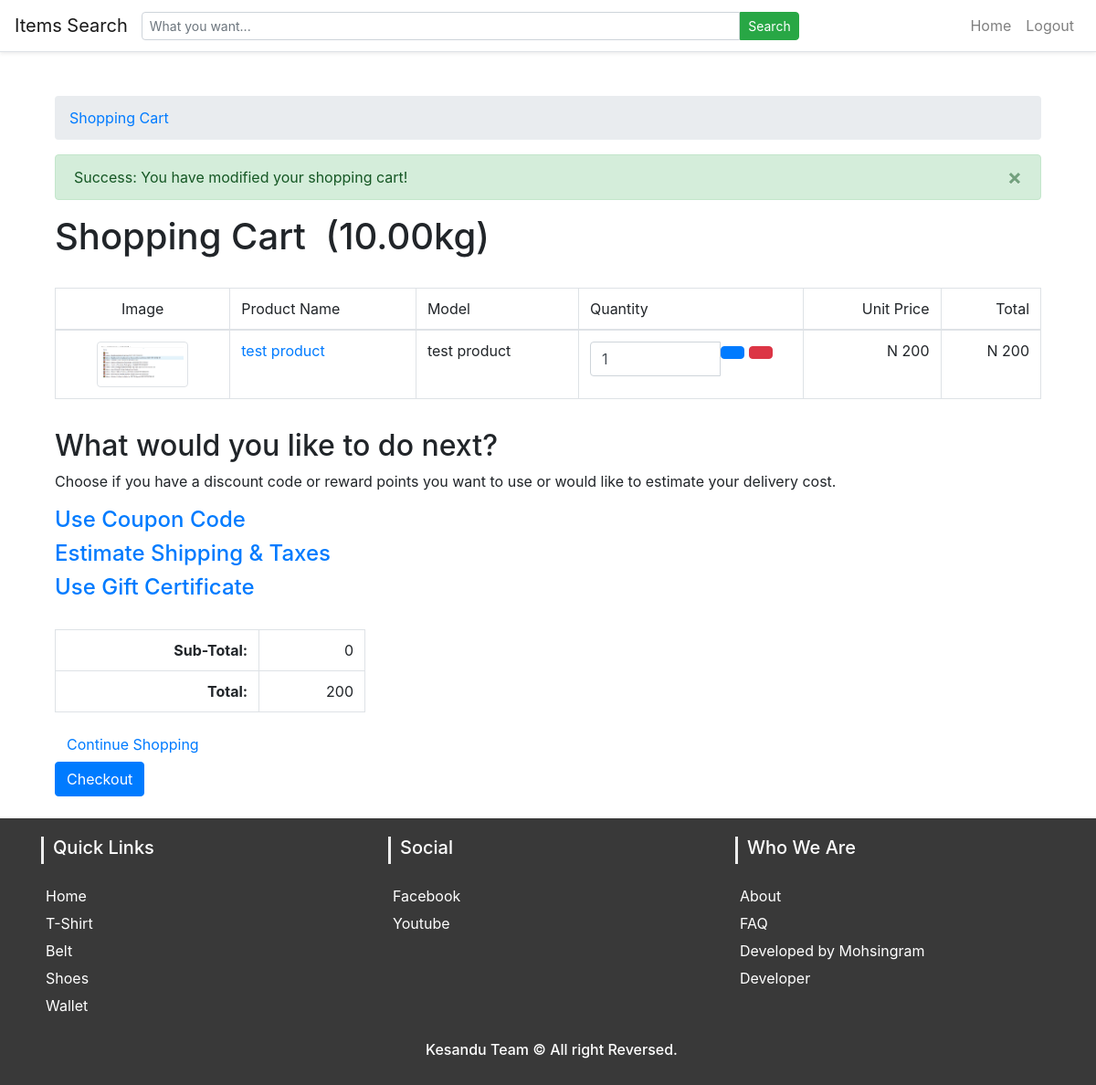
Before: /my_cart (signed in) with the older database file.
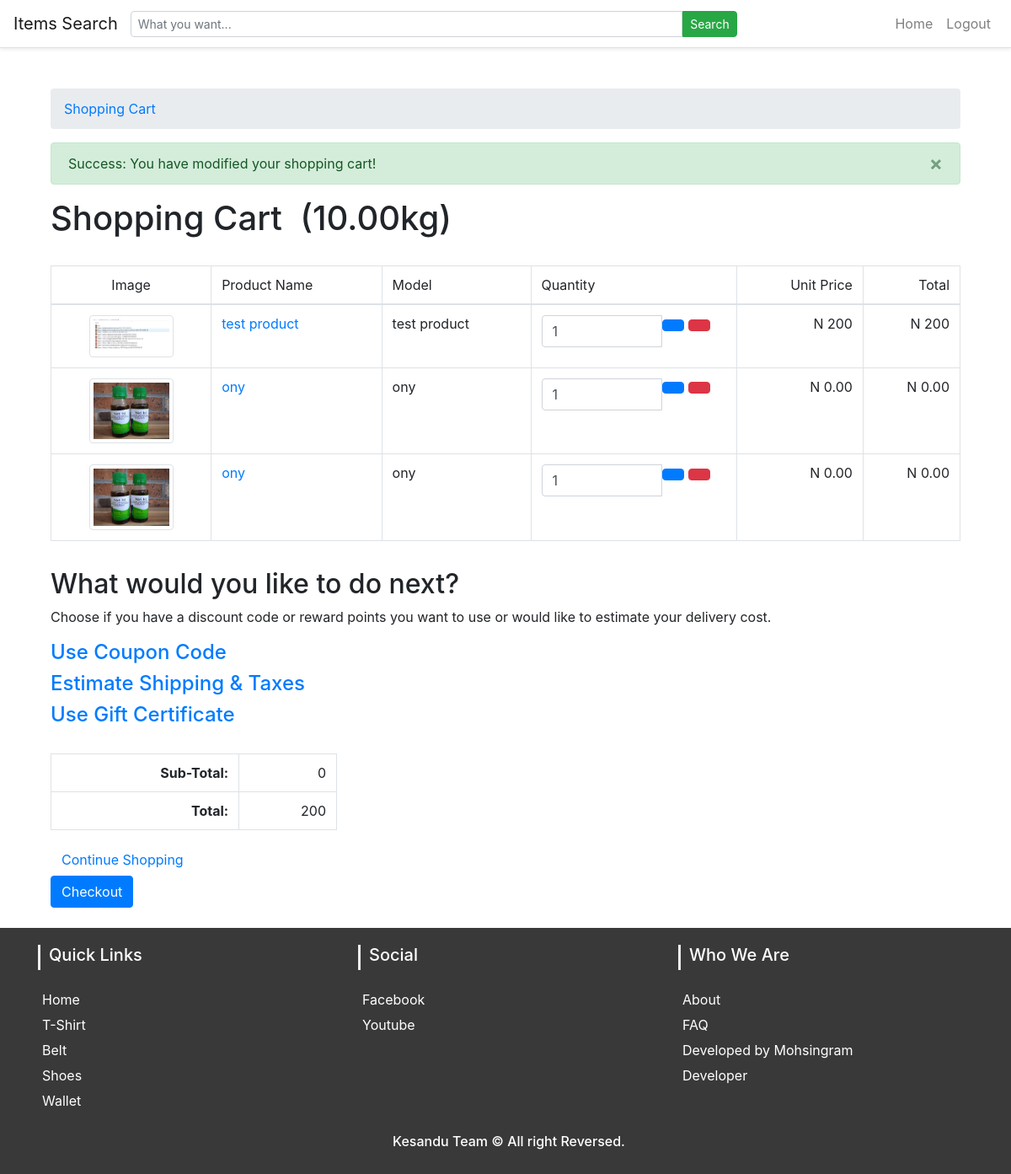
After: the same page with the newer database file.
### kesandu/frontend/models.py (models this page shows, shortened)
class Cart(db.Model):
    id = Column(INTEGER(11), nullable=True, primary_key = True)
    api_id = Column(INTEGER(11), nullable = True)
    customer_id = Column(INTEGER(11), nullable = False)
    session_id  = Column(VARCHAR(32), nullable = True)
    product_id = Column(INTEGER(11), nullable = False)
    seller_id = Column(INTEGER(11), ForeignKey('sellers.id'), nullable = False)
    recurring_id = Column(INTEGER(11), nullable = True)
    option = Column(TEXT, nullable = True)
    quantity = Column(INTEGER(5), nullable = False)
    date_added = Column(db.DateTime, nullable=False, default = datetime.utcnow)

class Product(db.Model):
    __tablename__ = 'products'
    id = Column(INTEGER(11), primary_key=True, nullable = False)
    seller_id = Column(INTEGER(11), db.ForeignKey('sellers.id'), nullable=False)
    model = Column(VARCHAR(64), nullable = False)
    sku = Column(VARCHAR(64), nullable = True)
    upc = Column(VARCHAR(12), nullable = True)
    ean = Column(VARCHAR(14), nullable = True)
    jan = Column(VARCHAR(13), nullable = True)
    isbn = Column(VARCHAR(17), nullable = True)
    mpn = Column(VARCHAR(64), nullable = True)
    location = Column(VARCHAR(128), nullable = False, default = 0)
    quantity  = Column(INTEGER(4), nullable = False, default = 0)
    stock_status_id  = Column(INTEGER(11), nullable = False)
    image = Column(VARCHAR(255), nullable = False)
    manufacturer_id  = Column(INTEGER(11), nullable = True)
    shipping  = Column(INTEGER(1), nullable = False, default = 1)
    price  = Column(db.String(15), nullable = False, default = 0.0000)
    points  = Column(INTEGER(8), nullable = False, default = 0)
    tax_class_id  = Column(INTEGER(11), nullable = False)
    date_available = Column(DATE, nullable = False, default = 0000-00-00)
    weight  = Column(db.String(15), nullable = False, default = 0.00000000)
    weight_class_id  = Column(INTEGER(11), nullable = False, default = 0)
    length  = Column(db.String(15), nullable = False, default = 0.00000000)
    width  = Column(db.String(15), nullable = False, default = 0.00000000)
    height  = Column(db.String(15), nullable = False, default = 0.00000000)
    length_class_id  = Column(INTEGER(11), nullable = False, default = 0)
    subtract  = Column(INTEGER(1), nullable = False, default = 1)
    minimum  = Column(INTEGER(11), nullable = False, default = 1)
    sort_order = Column(INTEGER(11), nullable = False, default = 0)
    status  = Column(INTEGER(1), nullable = False, default = 0)
    viewed = Column(INTEGER(5), nullable = False, default = 0)
    date_added = Column(db.DateTime, nullable = False)
    date_modified = Column(db.DateTime, nullable = False)

class ProductDescription(db.Model):
    id = Column(INTEGER(11), nullable=False, primary_key = True)
    language_id = Column(INTEGER(11), ForeignKey("language.id"), nullable=False)
    product_id = Column(INTEGER(11), ForeignKey("products.id"), nullable=False, unique = True)
    name = Column(VARCHAR(250), nullable=False)
    description = Column(TEXT, nullable=False)
    tag = Column(TEXT, nullable=False)
    meta_title = Column(VARCHAR(255), nullable=False)
    meta_description = Column(VARCHAR(255), nullable=False)
    meta_keyword = Column(VARCHAR(255), nullable=False)

### kesandu/frontend/routes.py (the view)
@bp.route("/my_cart", methods = ["GET", "POST"])
def fe_my_cart():
    stmt = text("SELECT c.customer_id, c.product_id, c.seller_id, c.quantity,\
        p.price, p.image, pdesc.name \
            FROM cart AS c \
                JOIN products p  ON p.id = c.product_id \
                    JOIN product_description pdesc ON p.id = pdesc.product_id \
                        WHERE c.customer_id = :customer_id")
    stmt = stmt.bindparams(customer_id = current_user.id) # , pdesc_id = product_id)
    cart = db.engine.execute(stmt).all()
    price = text("SELECT SUM(p.price * c.quantity) as total FROM products AS p \
                JOIN cart AS c  ON p.id = c.product_id \
                        WHERE c.customer_id = :customer_id")
    price = price.bindparams(customer_id = current_user.id) # , pdesc_id = product_id)
    total_price = db.engine.execute(price).all()
    data = {
        'title' : 'Page title',
        'cart': cart,
        'total' : total_price
    }
    return render_template('frontend/cart.html', data = data)

### kesandu/sellers/models.py (called while the page is built)
@login.user_loader
def load_user(id):
    return Seller.query.get(int(id))

### kesandu/frontend/templates/frontend/cart.html (shortened to what this page needs)
{% extends 'frontend/layout.html' %}
{% block body %}
<br/><br/>
<div class="container">
  <ul class="breadcrumb">
        <li><a href="#">Shopping Cart</a></li>
      </ul>
      <div class="alert alert-success alert-dismissible">Success: You have modified your shopping cart!
    <button type="button" class="close" data-dismiss="alert">&times;</button>
  </div>
      <div class="row">
                <div id="content" class="col-sm-12">
      <h1>Shopping Cart &nbsp;(10.00kg)
         </h1>
      <form action="http://localhost/market/index.php?route=checkout/cart/edit" method="post" enctype="multipart/form-data">
        <div class="table-responsive">
          <table class="table table-bordered">
            <thead>
              <tr>
                <td class="text-center">Image</td>
                <td class="text-left">Product Name</td>
                <td class="text-left">Model</td>
                <td class="text-left">Quantity</td>
                <td class="text-right">Unit Price</td>
                <td class="text-right">Total</td>
              </tr>
            </thead>
            <tbody>
            <br/>
            {% set total = 0 %}
            {% for item in data[cart] %}
              {% set total = total + data['cart']['price'] %}
            {% endfor %}
            {% for item in data['cart'] %}
            <tr>
              <td class="text-center"> <a href="{{url_for('frontend.fe_product', product_id=item.product_id)}}"><img width = 100 height=100 src="{{url_for('frontend.fe_load_image', image=item.image)}}" alt="{{item.name}}" title="{{item.name}}" class="img-thumbnail" /></a> </td>
              <td class="text-left"><a href="http://localhost/market/index.php?route=product/product&amp;product_id=41">{{ item.name }}</a>                                                 </td>
              <td class="text-left">{{ item.name }}</td>
              <td class="text-left"><div class="input-group btn-block" style="max-width: 200px;">
                  <input type="text" name="quantity[1]" value="{{ item.quantity }}" size="1" class="form-control" />
                  <span class="input-group-btn">
                  <button type="submit" data-toggle="tooltip" title="Update" class="btn btn-primary"></button>
                  <button type="button" data-toggle="tooltip" title="Remove" class="btn btn-danger" onclick="cart.remove('1');"></button>
                  </span></div></td>
              <td class="text-right">N {% if item.price == 0.00 or item.price == '' %}0.00{% else %}{{item.price}}{% endif %}</td>
              <td class="text-right">N {% if item.price == 0.00 or item.price == '' %}0.00{% else %}{{ item.price * item.quantity }}{% endif %} </td>
            </tr>
            {% endfor %}
            </tbody>
          </table>
        </div>
      </form>
            <h2>What would you like to do next?</h2>
      <p>Choose if you have a discount code or reward points you want to use or would like to estimate your delivery cost.</p>
      <div class="panel-group" id="accordion">
        <div class="panel panel-default">
          <div class="panel-heading">
            <h4 class="panel-title"><a href="#collapse-coupon" class="accordion-toggle" data-toggle="collapse" data-parent="#accordion">Use Coupon Code </a></h4>
          </div>
</div>
                <div class="panel panel-default">
  <div class="panel-heading">
    <h4 class="panel-title"><a href="#collapse-shipping" class="accordion-toggle" data-toggle="collapse" data-parent="#accordion">Estimate Shipping &amp; Taxes </a></h4>
  </div>
</div>
                <div class="panel panel-default">
  <div class="panel-heading">
    <h4 class="panel-title"><a href="#collapse-voucher" data-toggle="collapse" data-parent="#accordion" class="accordion-toggle">Use Gift Certificate </a></h4>
  </div>
</div>
         </div>
       <br />
      <div class="row">
        <div class="col-sm-4 col-sm-offset-8">
          <table class="table table-bordered">
                        <tr>
              <td class="text-right"><strong>Sub-Total:</strong></td>
              <td class="text-right">{{ total }}</td>
            </tr>
                        <tr>
              <td class="text-right"><strong>Total:</strong></td>
              <td class="text-right">{{ data['total'][0][0] }}</td>
            </tr>
                      </table>
        </div>
      </div>
      <div class="buttons clearfix">
        <div class="pull-left"><a href="{{url_for('frontend.fe_index')}}" class="btn btn-default">Continue Shopping</a></div>
        <div class="pull-right"><a href="http://localhost/market/index.php?route=checkout/checkout" class="btn btn-primary">Checkout</a></div>
      </div>
      </div>
    </div>
</div>
<br/>
{% endblock body %}

### kesandu/frontend/templates/frontend/layout.html (shortened to what this page needs)
<html>
    <head>
        <link rel='stylesheet' href="{{url_for('frontend.static', filename='frontend/css/bootstrap.min.css')}}">
        <link rel="stylesheet" href="https://maxcdn.bootstrapcdn.com/bootstrap/4.1.3/css/bootstrap.min.css">
        <link rel="stylesheet" href="{{ url_for('frontend.static', filename='frontend/css/style.css') }}">
    </head>
    <body style="background-image: url({{ url_for('static', filename='image/') }}); margin-top: 57px">
      {% include 'frontend/includes/_navbar.html' %}
        <div class="container">
            {% block body %}  {% endblock %}
        </div>
    </body>
    {% include 'frontend/includes/_footer.html' %}
</html>

### kesandu/frontend/templates/frontend/includes/_navbar.html (shortened to what this page needs)
<nav class="navbar navbar-expand-lg navbar-light bg-white border-bottom shadow-sm fixed-top">
    <a class="navbar-brand" href="/">Items Search</a>
    <div class="collapse navbar-collapse" id="navbarResponsive">
        <div class="input-group p-0 justify-content-center">
            <form action="/search" method="get" class="w-100 m-0" style="padding-right: 20%;">
                <div class="input-group-append rounded-left">
                    <input type="text" class="form-control rounded-left form-control-sm" autocomplete="off" style="float: left; border-radius: 0;" name="q" placeholder="What you want...">
                    <button class="btn btn-success btn-sm rounded-right" style="border-radius: 0;" type="submit">Search</button>
                </div>
            </form>
        </div>
        <ul class="navbar-nav ml-auto">
            {% if session.logged_in %}
            <li class="nav-item"><a href="/" class="nav-link"><span class=""></span> Home</a></li>
            <li class="nav-item"><a href="/profile?user={{session.uid}}" class="nav-link"><span class=""></span>Mohsin</a>
            </li>
            <li class="nav-item"><a href="/out" class="nav-link"><span class=""></span> Logout</a></li>
            {% else %}
            <li class="nav-item"><a href="/" class="nav-link"> Home</a></li>
            {% if current_user.is_anonymous %}
            <li class="nav-item"><a href="{{url_for('auth.register')}}" class="nav-link"><span class=""></span> Signup</a></li>
            <li class="nav-item"><a href="{{url_for('auth.login')}}" class="nav-link"><span class=""></span> Login</a></li>
            {% else %}
            <li class="nav-item"><a href="{{url_for('auth.logout')}}" class="nav-link"> Logout</a></li>
            {% endif %}
            {% endif %}
        </ul>
    </div>
</nav>

### kesandu/frontend/templates/frontend/includes/_footer.html (shortened to what this page needs)
<section id="footer">
    <div class="container">
        <div class="row text-center text-xs-center text-sm-left text-md-left">
            <div class="col-xs-12 col-sm-4 col-md-4">
                <h5>Quick Links</h5>
                <ul class="list-unstyled quick-links">
                    <li><a href="/">Home</a></li>
                    <li><a href="/tshirt">T-Shirt</a></li>
                    <li><a href="/belt">Belt</a></li>
                    <li><a href="/shoes">Shoes</a></li>
                    <li><a href="/wallet">Wallet</a></li>
                </ul>
            </div>
            <div class="col-xs-12 col-sm-4 col-md-4">
                <h5>Social</h5>
                <ul class="list-unstyled quick-links">
                    <li><a href="https://www.facebook.com/mohsingram">Facebook</a></li>
                    <li><a href="https://www.youtube.com/mohsingram">Youtube</a></li>
                </ul>
            </div>
            <div class="col-xs-12 col-sm-4 col-md-4">
                <h5>Who We Are</h5>
                <ul class="list-unstyled quick-links">
                    <li><a href="#">About</a></li>
                    <li><a href="javascript:void();">FAQ</a></li>
                    <li><a href="#">Developed by Mohsingram</a></li>
                    <li><a href="/developer">Developer</a></li>
                </ul>
            </div>
        </div>
        <div class="row">
            <div class="col-xs-12 col-sm-12 col-md-12 mt-2 mt-sm-2 text-center text-white">
                <p class="h6"><a class="text-green ml-2" href="#" target="">Kesandu Team</a> &copy All
                    right Reversed.</p>
            </div>
        </div>
    </div>
</section>

### kesandu/frontend/static/frontend/css/style.css (style rules this page uses)
html { font-size: 1rem; }
section { padding: 20px 0; }
#footer { background: #393939 !important; }
#footer h5 { padding-left: 10px; border-left: 3px solid #eeeeee; padding-bottom: 6px; margin-bottom: 20px; color:#ffffff; }
#footer a { color: #ffffff; text-decoration: none !important; background-color: transparent; -webkit-text-decoration-skip: objects; }
#footer ul.social li a, #footer ul.quick-links li a { color:#ffffff; }
#footer ul.quick-links li { padding: 3px 0; -webkit-transition: .5s all ease; -moz-transition: .5s all ease; transition: .5s all ease; }

Changed rows visible on the page:
added Cart: image (picture), name "ony", quantity "1", shows "0.00"
added Cart: image (picture), name "ony", quantity "1", shows "0.00"
